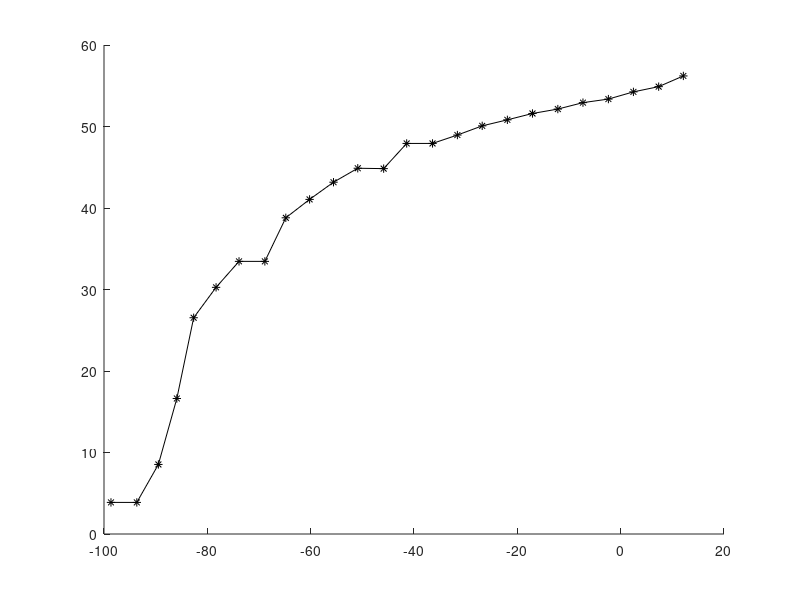

Write MATLAB code to recreate this figure. (Note: this script raises an error after producing the figure.)
clear all 
close all
clc

load surfacePoint11161346.mat


figure; hold on;
for i = 1%: size(surfacePoints,3)

   plot(surfacePoints(:,3,i),surfacePoints(:,1,i), 'Marker','*', Color = 'black')
end
hold on ; 
plot(old(:,3,1),old(:,1,1), 'Marker','*',Color='blue')
plot(new(:,3,1),new(:,1,1), 'Marker','*',Color='magenta')
% plot(real_points(:,3),real_points(:,1), 'Marker','*','red')



%%
figure; hold on;
for i = 1: size(surfacePoints,3)

   plot(surfacePoints(:,3,i),surfacePoints(:,2,i), 'Marker','*')
end
%%
figure; hold on;
for i = 1: size(surfacePoints,3)
   plot(surfacePoints(:,1,i),surfacePoints(:,2,i), 'Marker','*')
end
%% 
 
for i = 1: size(surfacePoints,1)
   figure;
   plot(squeeze(surfacePoints(i,2,:)),squeeze(surfacePoints(i,1,:)), 'Marker','*')
end
%%
clear all 
close all
clc

load surfacePoint11161346.mat

old = load ('angle10_surfacePoint11221058.mat');
old = old.surfacePoints;

new = load ('angle_10_low_speed_surfacePoint11221408.mat');
new = new.surfacePoints;

stl_file = stlread('symmetricalBreastModel.STL');
real_points = rotx(90)*stl_file.Points';
real_points = real_points';

real_points(:,1) = real_points(:,1) -60;
real_points(:,2) = real_points(:,2) +60;
real_points(:,3) = real_points(:,3) -120;

figure; hold on;
for i = 1:size(surfacePoints,3)
    scatter3(surfacePoints(:,1,i),surfacePoints(:,2,i),surfacePoints(:,3,i), 'filled', 'black' )
    scatter3(old(:,1,i),old(:,2,i),old(:,3,i), 'filled', 'blue' )
    scatter3(new(:,1,i),new(:,2,i),new(:,3,i), 'filled', 'magenta' )
    view(3)

end
hold on; 
scatter3(real_points(:,1),real_points(:,2),real_points(:,3),'Marker','.')
xlabel('X')
ylabel('Y')
zlabel('Z')
%%
spline_data = surfacePoints(:,:,3);

figure;
plot(spline_data(:,3),spline_data(:,2),'Marker','*')

